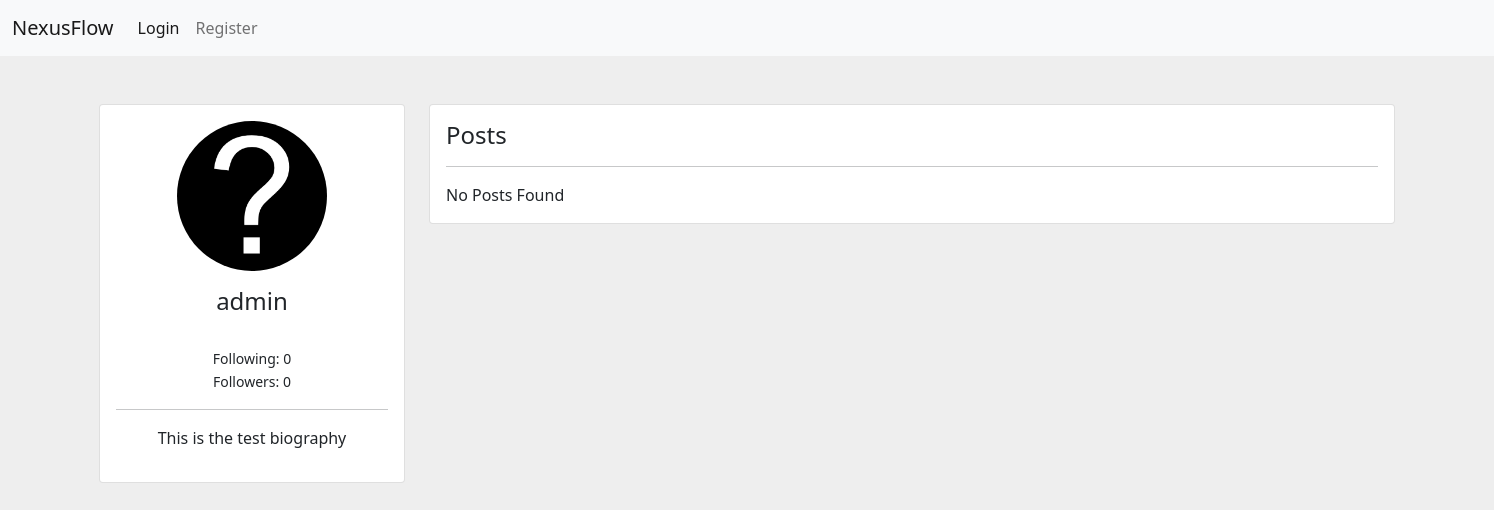
Before: /u/admin with the older database file.
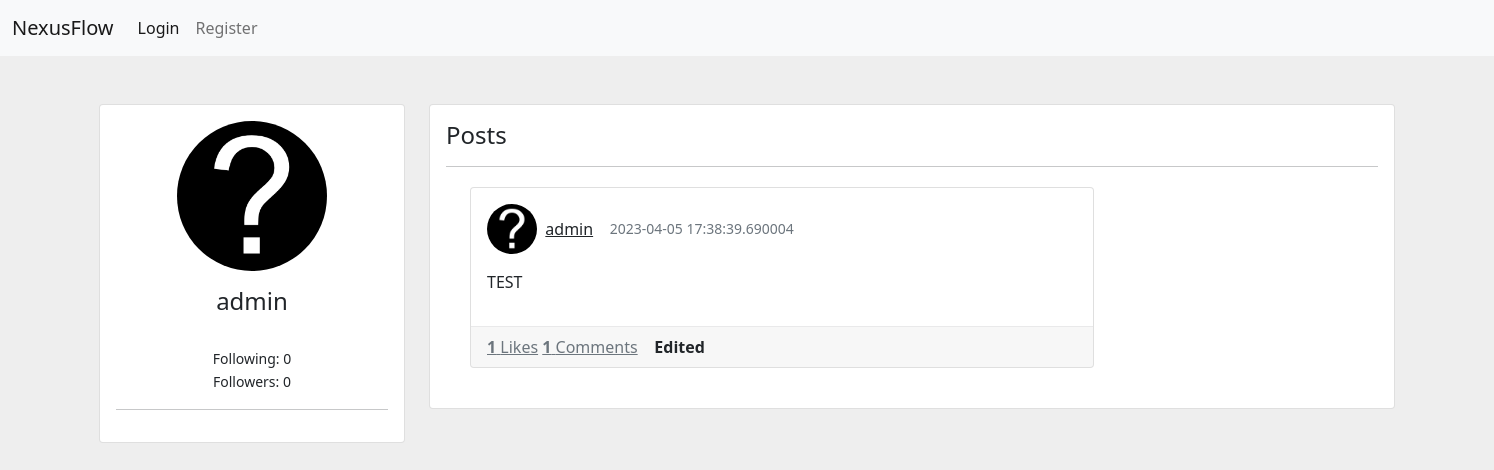
After: the same page with the newer database file.
### app.py (models this page shows)
class Serializer(object):
	def serialize(self):
		return {c: getattr(self, c) for c in inspect(self).attrs.keys()}
	@staticmethod
	def serialize_list(l):
		return [m.serialize() for m in l]

class Users(db.Model, Serializer):
	id = db.Column(db.Integer, primary_key=True)
	public_id = db.Column(db.String())
	bio = db.Column(db.String(150))
	name = db.Column(db.String(50))
	password = db.Column(db.String(500))
	pfpurl = db.Column(db.String(150))
	likedposts = db.Column(db.String(), default="")
	followers = db.Column(db.String(), default="")
	followercount = db.Column(db.Integer, default=0)
	followingcount = db.Column(db.Integer, default=0)
	following = db.Column(db.String(), default="")
	blocked = db.Column(db.String(), default="")
	posts = db.Column(db.String(), default="")
	admin = db.Column(db.Boolean)

class Posts(db.Model):
	id = db.Column(db.Integer, primary_key=True, autoincrement=True)
	pub_id = db.Column(db.String(75))
	date_created = db.Column(db.DateTime, default=datetime.utcnow)
	content = db.Column(db.String(2000))
	parentpost = db.Column(db.String())
	creator = db.Column(db.String(50))
	subpost = db.Column(db.String())
	likes = db.Column(db.Integer)
	comments = db.Column(db.Integer)
	del_allow = db.Column(db.Boolean)
	isreply = db.Column(db.Boolean)
	edited = db.Column(db.Boolean)

### app.py (the view, shortened to what this page needs)
@app.route('/u/<string:user>')
def showuser(user):
	following = False
	blocked = False
	otherblocked = False
	followed = False
	userlist = Users.query.filter_by(name=user).first()
	if not userlist:
		return f"User {user}: not found", 404
	posts = []
	myuser = getuserfromtoken(request.cookies.get('token'))
	if userlist.posts != "" and userlist.posts != None:
		for post in str(userlist.posts).split(','):
			posts.append(Posts.query.filter_by(pub_id=post).first())
	posts = list(filter(None, posts))
	if myuser == None:
		myuser = {}
	return render_template('newuser.html',
	                       myuser=myuser,
	                       taruser=userlist,
	                       posts=posts,
	                       following=following,
	                       followed=followed,
	                       blockedbyother=otherblocked,
	                       blocked=blocked)

### app.py (called while the page is built, shortened)
def human_format(num):
    num = float('{:.3g}'.format(num))
    magnitude = 0
    while abs(num) >= 1000:
        magnitude += 1
        num /= 1000.0
    return '{}{}'.format('{:f}'.format(num).rstrip('0').rstrip('.'), ['', 'K', 'M', 'B', 'T'][magnitude])

@app.context_processor
def inject_now():
	return {'now': datetime.utcnow()}

@app.template_filter('format')
def format(num):
	return human_format(num)

def getuserfromtoken(token):
	if not token:
		return None

### templates/newuser.html (shortened to what this page needs)
<!DOCTYPE html>
<html lang="en">
<head>
    <link href="https://cdn.jsdelivr.net/npm/bootstrap@5.0.0/dist/css/bootstrap.min.css" rel="stylesheet" >
</head>
<body>
{% set user = myuser %}
{% include "header.html" %}
    <div class="container my-5">
        <div class="row">
            <div class="col-md-3">
                <div class="card">
                    <div class="card-body text-center">
                        <img src="{{taruser.pfpurl}}" alt="Profile Picture" class="rounded-circle mb-3" width="150px" height="150px">
                        <h4>{{taruser.name}}</h4>
											{% if taruser.admin == True %} </a> <div id="admin">Admin</div> {% else%} </a> {% endif %}<br>
											<small>
												<div data-bs-toggle="tooltip" data-bs-placement="top" title="Tooltip on top">
												Following: {{ taruser.followingcount | format }}
												</div>
												Followers: {{ taruser.followercount | format }}<br>
											</small>
                        <hr>
                        <p class="text-muted">{{taruser.bio|markdown}}</p>
                    </div>
                </div>
            </div>
            <div class="col-md-9">
                <div class="card">
                    <div class="card-body">
                        <h4>Posts</h4>
                        <hr>
                        {% if posts == [] %}
                            <div>No Posts Found</div>
                        {% else %}
                        {% for post in posts %}
                        <div class="container posts-content">
                            <div class="row">
                                <div class="col-lg-6">
                                    <div class="card mb-4">
                                      <div class="card-body">
                                        <div class="media mb-3">
                                          <div class="d-flex align-items-center">
                                            <img src="{{taruser['pfpurl']}}" class="rounded-circle" alt="" width="50px" height="50px"> &nbsp;&nbsp;
                                            <div class="media-body ml-3">
                                              <a href="/u/{{taruser['name']}}">{{taruser['name']}}{% if taruser.admin == True %} </a> <div id="admin">Admin</div> {% else%} </a> {% endif %}
                                            </div>&nbsp;&nbsp;&nbsp;&nbsp;
                                            <div class="text-muted small">{{post['date_created']}} </div>
                                          </div>
                                        </div>
                                        <div id="content{{post['pub_id']}}">
                                        <p id="content-text{{post['pub_id']}}">
                                                            {{post['content']|markdown}}
                                        </p>
                                        </div>
                                      </div>
                                      <div class="card-footer">
                                        <a href="javascript:send('{{post['pub_id']}}')" class="d-inline-block text-muted">
                                            <strong>{{post['likes']}}</strong> Likes
                                        </a>
                                        <a href="/p/{{post['pub_id']}}" class="d-inline-block text-muted ml-3">
                                            <strong>{{post['comments']}}</strong> Comments
                                        </a>
                                        {% if post['edited'] == True %}
                                            <strong>Edited</strong>
                                        {% endif %}
                                      </div>
                                    </div>
                                </div>
                        </div>
                        </div>
                        {% endfor %}
                        {% endif %}
                    </div>
                </div>
            </div>
        </div>
    </div>
</body>
</html>

### templates/header.html (shortened to what this page needs)
    <nav class="navbar navbar-expand-lg navbar-light bg-light">
        <div class="container-fluid">
            <a class="navbar-brand" href="/">NexusFlow</a>
            <div class="collapse navbar-collapse" id="navbarNavDropdown">
                <ul class="navbar-nav">
                    {% if user != {} %}
                    <li class="nav-item">
                        <a class="nav-link active" aria-current="page" href="/post/create">Create Post</a>
                    </li>
                    <li class="nav-item">
                        <a class="nav-link" href="/u/{{user.name}}">Profile</a>
                    </li>
                    <li class="nav-item dropdown">
                        <a class="nav-link dropdown-toggle" href="#" id="navbarDropdownMenuLink" role="button" data-bs-toggle="dropdown" aria-expanded="false">
                            <img src="{{user.pfpurl}}" alt="" width="24" height="24" class="d-inline-block align-text-top profile-image">
                            {{user.name}}
                        </a>
                        <ul class="dropdown-menu dropdown-menu-end" aria-labelledby="navbarDropdownMenuLink">
                            <li><a class="dropdown-item" href="javascript:logout()">Logout</a></li>
                            <li><a class="dropdown-item" href="/settings">Settings</a></li>
                        </ul>
                    </li>
                    {% else %}
                    <li class="nav-item">
                        <a class="nav-link active" aria-current="page" href="/login">Login</a>
                    </li>
                    <li class="nav-item">
                        <a class="nav-link" href="/register">Register</a>
                    </li>
                    {% endif %}
                </ul>
            </div>
        </div>
    </nav>

### templates/newuser.html (style rules this page uses)
body { background:#eee; }
a { color: inherit; }
.posts-content { margin-top:20px; width: 2000px; }
.d-flex, .d-inline-flex, .media, .media>:not(.media-body), .jumbotron, .card { -ms-flex-negative: 1; flex-shrink: 1; }
.card-footer, .card hr { border-color: rgba(24,28,33,0.06); }

Changed rows visible on the page:
changed Users "admin": bio "This is the test biography" → (not shown)
added Posts: pfpurl (picture), {{ taruser['name'] }} "admin", date_created "2023-04-05 17:38:39.690004", content "TEST", likes "1", comments "1", edited "Edited"
Other visible differences:
text no longer shown: "No Posts Found"
